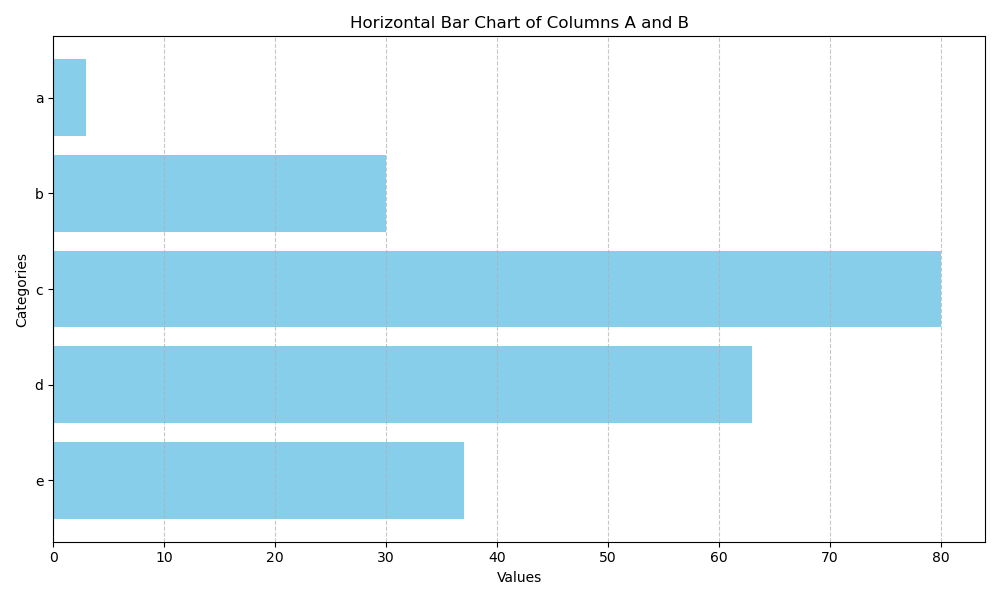

This figure's Python source:
# attempts: 1

import pandas as pd
import matplotlib.pyplot as plt

# Read the CSV file
df = pd.read_csv('myfile.csv')

# Extract columns A and B
categories = df['A']
values = df['B']

# Create a horizontal bar chart
plt.figure(figsize=(10, 6))
plt.barh(categories, values, color='skyblue')
plt.xlabel('Values')
plt.ylabel('Categories')
plt.title('Horizontal Bar Chart of Columns A and B')
plt.grid(axis='x', linestyle='--', alpha=0.7)

# Display the plot
plt.tight_layout()
plt.show()
